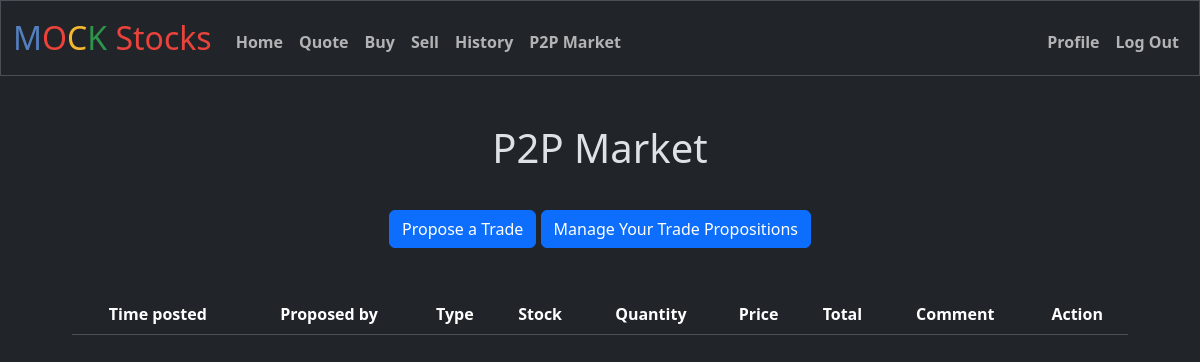
The page /p2p (signed in) on the database as committed earlier.
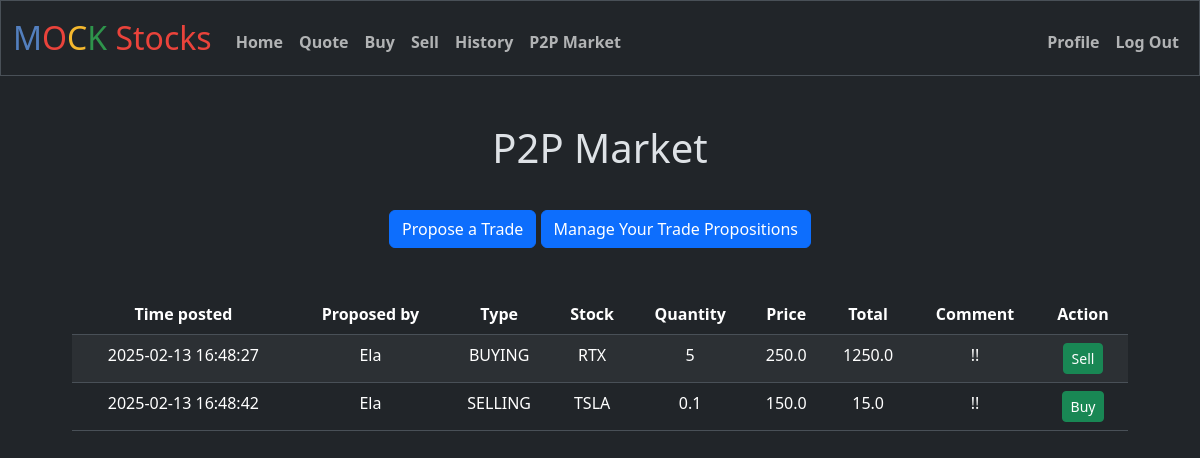
The same page on the database as committed later.
### tables this page shows
CREATE TABLE p2p_market (
            p2p_id INTEGER PRIMARY KEY AUTOINCREMENT NOT NULL,
            time_posted DATETIME NOT NULL DEFAULT CURRENT_TIMESTAMP,
            stock_ticker TEXT NOT NULL,
            amount NUMERIC NOT NULL,
            price REAL NOT NULL,
            type TEXT NOT NULL,
            comment TEXT,
            user_id INTEGER NOT NULL,
            FOREIGN KEY (user_id) REFERENCES users(id)
        );

CREATE TABLE users (
            id INTEGER PRIMARY KEY AUTOINCREMENT NOT NULL,
            username TEXT UNIQUE NOT NULL,
            hash TEXT NOT NULL,
            cash NUMERIC NOT NULL DEFAULT 10000.00,
            frozen_cash NUMERIC DEFAULT 0.00
        );

### app.py (the view, shortened to what this page needs)
@app.route("/p2p", methods=["GET", "POST"])
@limiter.limit("60 per minute", methods=["POST"])
@login_required
def p2p():
    user_id = session["user_id"]
    p2p_trades = execute_query("SELECT p2p_market.*, users.username FROM p2p_market JOIN users ON p2p_market.user_id = users.id WHERE p2p_market.user_id != ?", (user_id,))
    p2p_trades = [dict(p2p_trade) for p2p_trade in p2p_trades]
    for p2p_trade in p2p_trades:
        p2p_trade["time_posted"] = datetime.datetime.strptime(p2p_trade["time_posted"], "%Y-%m-%d %H:%M:%S.%f")
    return render_template("p2p.html", p2p_trades=p2p_trades)

### app.py (called while the page is built)
@app.teardown_appcontext
def teardown_db(exception):
    close_db(exception)

@app.before_request
def manage_session():
    session.permanent = True
    if "device_id" not in session:
        session["device_id"] = request.cookies.get("device_id", str(uuid.uuid4()))
    if "user_id" in session:
        session.modified = True
    elif request.endpoint not in ["login", "register", "static"]:
        return redirect("/login")

@app.after_request
def after_request(response):
    response.headers["Cache-Control"] = "no-cache, no-store, must-revalidate"
    response.headers["Expires"] = 0
    response.headers["Pragma"] = "no-cache"
    return response

### database.py (called while the page is built)
def get_db_connection():
    if "db" not in g:
        g.db = sqlite3.connect(DATABASE)
        g.db.row_factory = sqlite3.Row  # Makes rows return as dictionaries
    return g.db

### helpers.py (called while the page is built)
def login_required(f):
    @wraps(f)
    def decorated_function(*args, **kwargs):
        if session.get("user_id") is None:
            return redirect("/login")
        return f(*args, **kwargs)
    return decorated_function

### templates/p2p.html (shortened to what this page needs)
{% extends "layout.html" %}
{% block main %}
    <h1 style="padding-bottom: 30px;">P2P Market</h1>
    <a href="/propose" class="btn btn-primary">Propose a Trade</a>
    <a href="/managep2p" class="btn btn-primary">Manage Your Trade Propositions</a>
    <div class="container" style="padding:30px">
        <table class="table table-striped mt-3">
            <thead>
                <tr>
                    <th>Time posted</th>
                    <th>Proposed by</th>
                    <th>Type</th>
                    <th>Stock</th>
                    <th>Quantity</th>
                    <th>Price</th>
                    <th>Total</th>
                    <th>Comment</th>
                    <th>Action</th>
                </tr>
            </thead>
            <tbody>
                {% for trade in p2p_trades %}
                <tr>
                    <td>{{ trade.time_posted.strftime('%Y-%m-%d %H:%M:%S') }}</td>
                    <td>{{ trade.username }}</td>
                    <td>{{ trade.type }}</td>
                    <td>{{ trade.stock_ticker }}</td>
                    <td>{{ trade.amount }}</td>
                    <td>{{ trade.price }}</td>
                    <td>{{ trade.amount * trade.price }}</td>
                    <td>{{ trade.comment }}</td>
                    <td>
                        {% if trade.type == "SELLING" %}
                            <button class="btn btn-success btn-sm"
                                onclick="confirmTrade('{{ trade.p2p_id }}', 'BUY', '{{ trade.stock_ticker }}', '{{ trade.amount }}', '{{ trade.price }}', '{{ trade.username }}')">
                                Buy
                            </button>
                        {% endif %}
                        {% if trade.type == "BUYING" %}
                            <button class="btn btn-success btn-sm"
                                onclick="confirmTrade('{{ trade.p2p_id }}', 'SELL', '{{ trade.stock_ticker }}', '{{ trade.amount }}', '{{ trade.price }}', '{{ trade.username }}')">
                                Sell
                            </button>
                        {% endif %}
                    </td>
                </tr>
                {% endfor %}
            </tbody>
        </table>
    </div>
{% endblock %}

Rows that differ between the two databases and show on the page:
added p2p_market: time_posted "2025-02-13 16:48:27", username "Ela", type "BUYING", stock_ticker "RTX", amount "5", price "250.0", trade.amount*trade.price "1250.0", comment "!!"
added p2p_market: time_posted "2025-02-13 16:48:42", username "Ela", type "SELLING", stock_ticker "TSLA", amount "0.1", price "150.0", trade.amount*trade.price "15.0", comment "!!"
